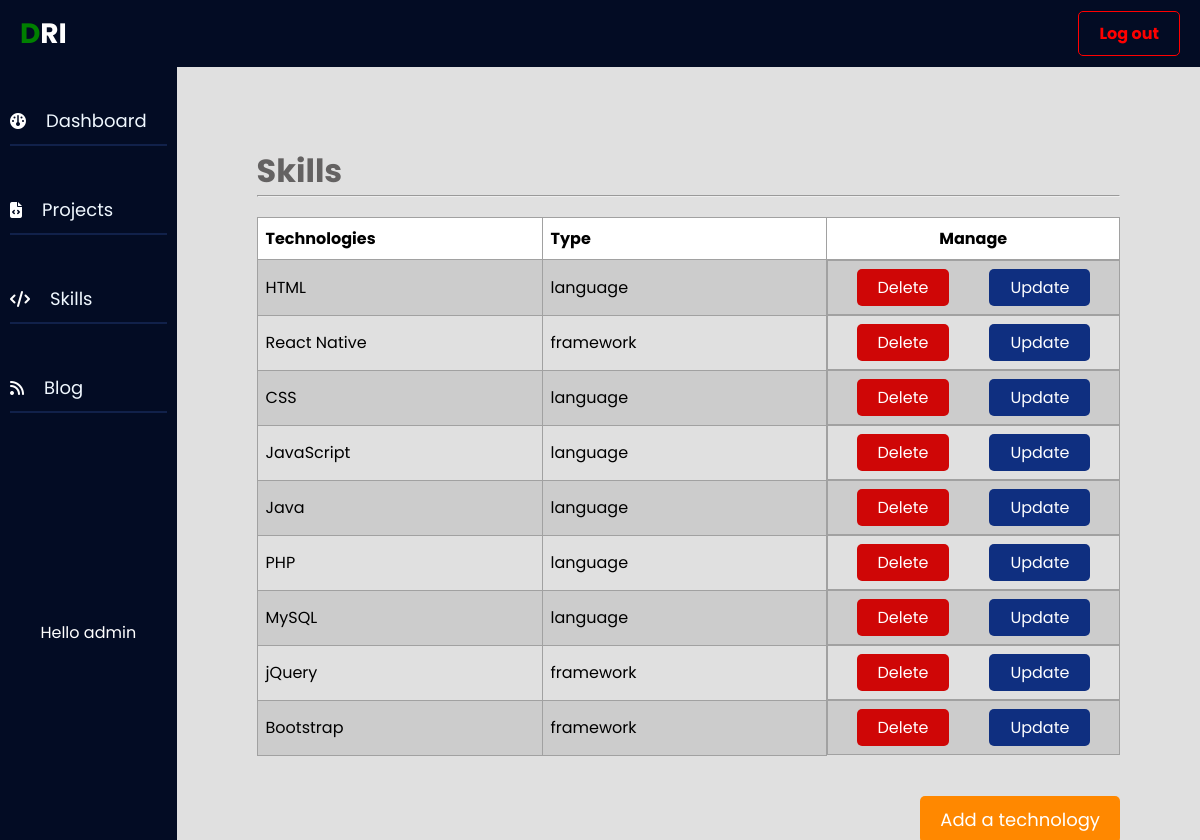
Screenshot of /admin/skills.php (signed in) with the database file from the repository.
### tables this page shows
CREATE TABLE `skills` (
  `id` int(5) NOT NULL,
  `name` varchar(255) NOT NULL,
  `type` varchar(255) NOT NULL
);

### admin/skills.php (the view, shortened to what this page needs)
<?php
require 'navSide.php';
include_once("config.php");
$sql = "SELECT * FROM skills";
$getSkills = $conn->prepare($sql);
$getSkills->execute();
$skills = $getSkills->fetchAll();
?>
<html lang="en">
<head>
</head>
<body>
    <div class="pageContainer">
        <h1>Skills</h1>
        <hr>
        <div class="scrollit">
            <table>
                <tr>
                    <th>Technologies</th>
                    <th>Type</th>
                    <th class="deleteUpdateTH">Manage</th>
                </tr>
                <tr>
                    <?php
                    $category = "skills";
                    foreach ($skills as $skill) {
                    ?>
                        <td><?= $skill['name'] ?></td>
                        <td><?= $skill['type'] ?></td>
                        <td class="deleteUpdateContainer">
                            <?= "<a class='dashboardDeleteBtn' href='delete.php?id=$skill[id]&arg=$category'>Delete</a>" ?>
                            <?= "<a class='dashboardUpdateBtn' href='updateSkill.php?id=$skill[id]'>Update</a>" ?>
                        </td>
                </tr>
            <?php } ?>
            </table>
        </div>
        <a href="addSkills.php" class="dashboardButton">Add a technology</a>
    </div>
    </div>
</body>
</html>

### admin/navSide.php (shortened to what this page needs)
<link rel="stylesheet" href="https://cdnjs.cloudflare.com/ajax/libs/font-awesome/6.1.1/css/all.min.css">
<link rel="stylesheet" href="css/dashboard.css">
<header>
    <div class="logoContainer">
        <p>RI</p>
    </div>
    <div class="logOut">
        <a href="logout.php">Log out</a>
    </div>
</header>
<div class="wrapper">
    <div class="sidebar" id="sidebar">
        <div class="menuContainer">
            <ul>
                <li><i class="fa-solid fa-dashboard"></i><a href="dashboard.php">Dashboard</a></li>
                <li><i class="fa-solid fa-file-code"></i><a href="projects.php">Projects</a></li>
                <li><i class="fa-solid fa-code"></i><a href="skills.php">Skills</a></li>
                <li><i class="fa-solid fa-rss"></i><a href="blog.php">Blog</a></li>
            </ul>
        </div>
        <p>Hello <?php echo $_SESSION['username'] ?></p>
    </div>

### admin/css/dashboard.css (style rules this page uses)
:root { --mainColor: #030c24; --bgColor: #e0e0e0; }
* { margin: 0; padding: 0; box-sizing: border-box; font-family: 'Poppins'; }
body { background-color: var(--bgColor); }
header { width: 100%; height: 8%; background-color: var(--mainColor); display: flex; justify-content: space-between; align-items: center; padding: 0 20; }
.logoContainer p { font-family: 'Poppins'; color: white; font-weight: bold; font-size: 28px; }
.logoContainer p::before { content:"D"; color:green; }
.logOut a { padding: 10 20; border-radius: 5px; border: 1px solid red; background-color: transparent; color: red; cursor: pointer; font-weight: bold; text-decoration: none; }
.wrapper { display: flex; flex-direction: row; height: 92%; }
.sidebar { width: 15vw; background-color: var(--mainColor); }
.sidebar p { color: white; margin-top:100%; text-align: center; }
.menuContainer ul { list-style: none; padding: 10; display: flex; flex-direction: column; align-items: flex-start; }
.menuContainer ul li { display: flex; align-items: center; justify-content: flex-start; margin: 20 0; width: 100%; border-bottom: 2px solid #11214a; }
.menuContainer ul li a { font-size: 18px; color: aliceblue; text-decoration: none; margin: 10 20; }
.menuContainer ul li i { color: white; }
.pageContainer { width: 100%; padding: 10vh; }
.pageContainer h1 { color: #646262; }
table { border-collapse: collapse; margin: 20 0; }
th { background-color: white; }
td, th { text-align: left; padding: 8px; border: 1px solid #a1a1a1; width: 33%; }
tr:nth-child(even) { background-color: #cccccc; }
.deleteUpdateTH { width: 20%; text-align: center; }
.dashboardButton { background-color: #ff8800; text-decoration: none; padding: 10 20; float: right; color: white; border-radius: 5px; margin: 20 0; outline: none; border: none; cursor: pointer; font-size: 18px; }
.deleteUpdateContainer { width: 100%; display: flex; justify-content: center; align-items: center; }
.dashboardDeleteBtn, .dashboardUpdateBtn { text-decoration: none; color: white; border-radius: 5px; outline: none; border: none; cursor: pointer; font-size: 16px; padding: 5 20; margin:0 20; border:1px solid transparent; }
.dashboardDeleteBtn { background-color: #cf0606; }
.dashboardUpdateBtn { background-color: #0f2f80; }

### rows the page displays
skills: name "HTML", type "language"
skills: name "React Native", type "framework"
skills: name "CSS", type "language"
skills: name "JavaScript", type "language"
skills: name "Java", type "language"
skills: name "PHP", type "language"
skills: name "MySQL", type "language"
skills: name "jQuery", type "framework"
skills: name "Bootstrap", type "framework"

### other values shown
$_SESSION['username'] "admin"
